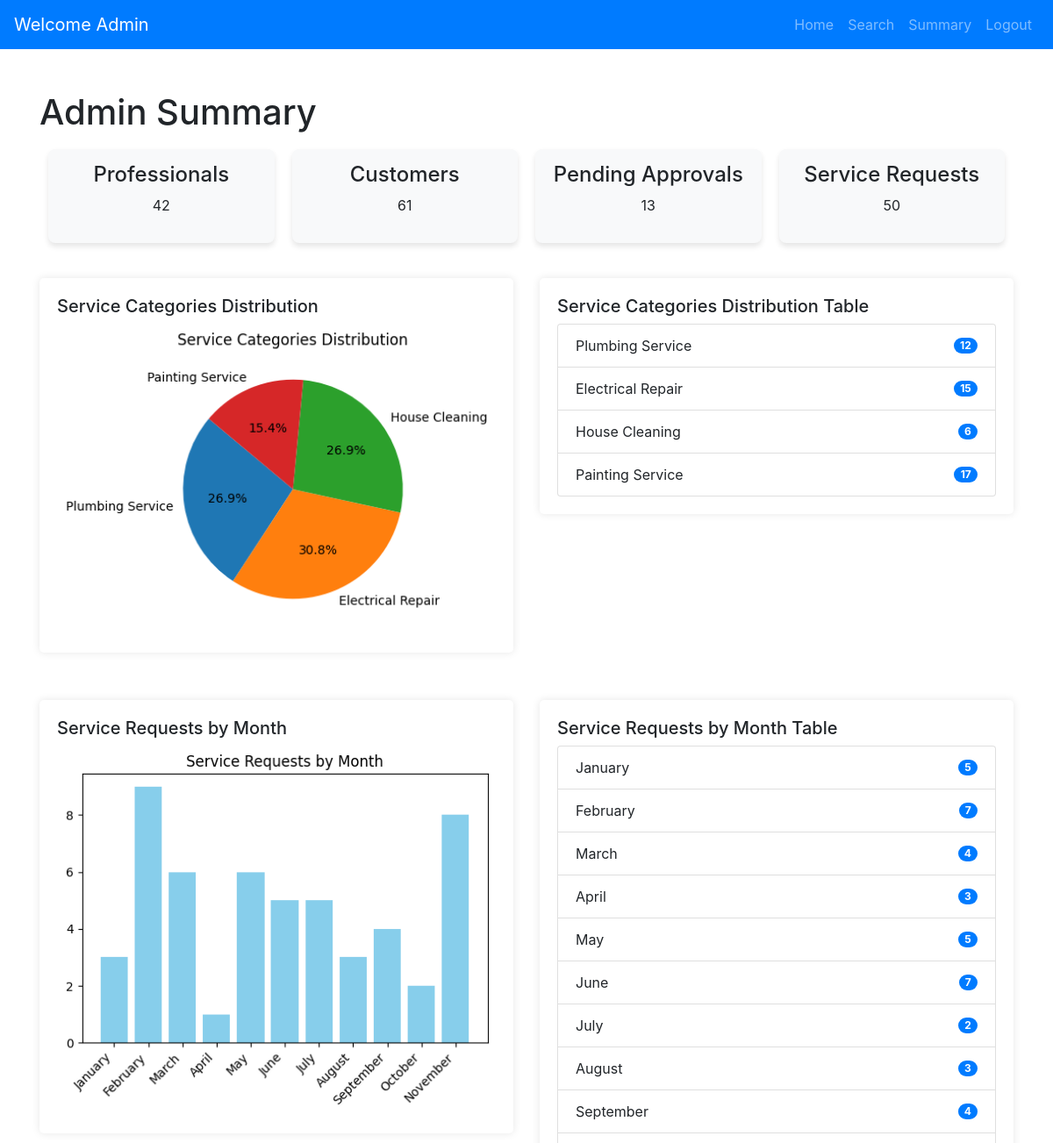
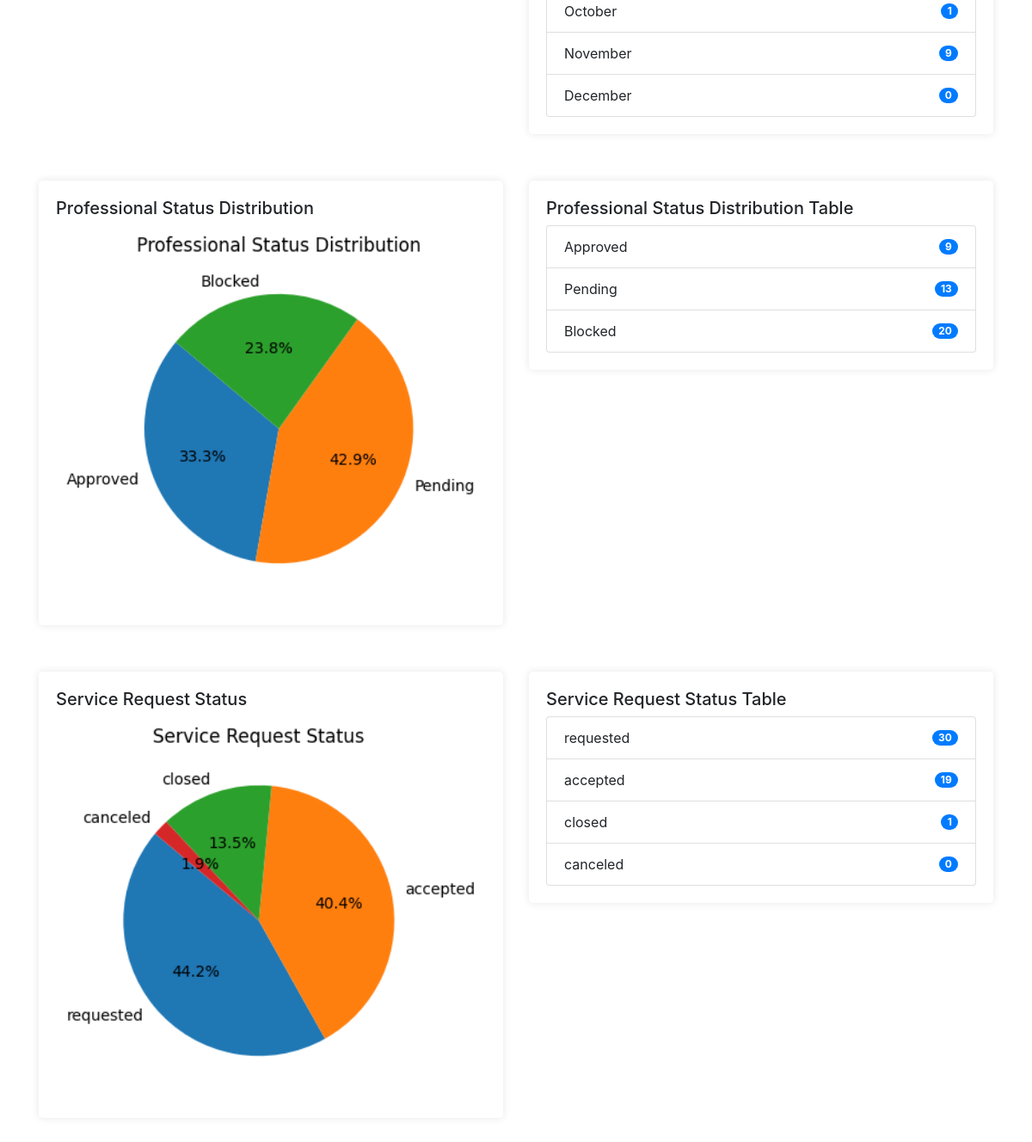
The page /admin_summary on the database its author committed (2 pictures, top to bottom).
### models.py (models this page shows)
class Service(db.Model):
    __tablename__ = 'services'
    id = db.Column(db.String(6), primary_key=True, default=generate_unique_id, unique=True)
    service_name = db.Column(db.String(100), nullable=False)
    service_description = db.Column(db.Text, nullable=True)
    price = db.Column(db.Float, nullable=False)
    duration = db.Column(db.Float, nullable=True)  # Use Float if you need fractional hours # Add duration (only date) column
    requests = db.relationship('Request', back_populates='service', lazy=True, passive_deletes=True)

### app.py (the view)
@app.route("/admin_summary")
def admin_summary():
    os.makedirs("static/charts", exist_ok=True)  # Ensure charts directory exists
    total_professionals = Professional.query.count()
    total_customers = Customer.query.count()
    total_requests = Request.query.count()
    pending_approvals = Professional.query.filter_by(status="pending").count()
    services = Service.query.all()
    service_category_distribution = {
        service.service_name: Request.query.filter_by(service_id=service.id).count() for service in services
    }
    service_category_chart = generate_chart(
        service_category_distribution, "pie", "Service Categories Distribution", "service_category.png"
    )
    months_order = [
        "January", "February", "March", "April", "May", "June",
        "July", "August", "September", "October", "November", "December",
    ]
    service_requests_by_month = {
        month: Request.query.filter(extract("month", Request.request_date) == idx + 1).count()
        for idx, month in enumerate(months_order)
    }
    requests_by_month_chart = generate_chart(
        service_requests_by_month, "bar", "Service Requests by Month", "requests_by_month.png"
    )
    professional_status_distribution = {
        "Approved": Professional.query.filter_by(status="approved").count(),
        "Pending": Professional.query.filter_by(status="pending").count(),
        "Blocked": Professional.query.filter_by(status="blocked").count(),
    }
    professional_status_chart = generate_chart(
        professional_status_distribution, "pie", "Professional Status Distribution", "professional_status.png"
    )
    service_request_status_distribution = {
        "requested": Request.query.filter_by(status="requested").count(),
        "accepted": Request.query.filter(
            Request.status.in_(["accepted", "in progress", "review pending", "pending", "assigned"])
        ).count(),
        "closed": Request.query.filter_by(status="closed").count(),
        "canceled": Request.query.filter_by(status="canceled").count(),
    }
    service_request_status_chart = generate_chart(
        service_request_status_distribution, "pie", "Service Request Status", "service_request_status.png"
    )
    return render_template(
        "admin/admin_summary.html",
        total_professionals=total_professionals,
        total_customers=total_customers,
        pending_approvals=pending_approvals,
        total_requests=total_requests,
        service_category_distribution=service_category_distribution,
        service_requests_by_month=service_requests_by_month,
        professional_status_distribution=professional_status_distribution,
        service_request_status_distribution=service_request_status_distribution,
        charts={
            "service_category": service_category_chart,
            "requests_by_month": requests_by_month_chart,
            "professional_status": professional_status_chart,
            "service_request_status": service_request_status_chart,
        },
    )

### app.py (called while the page is built, shortened)
def generate_chart(data, chart_type, title, filename):
    charts_dir = "static/charts"
    os.makedirs(charts_dir, exist_ok=True)
    valid_data = {k: v for k, v in data.items() if not np.isnan(v) and v > 0}
    plt.figure(figsize=(6, 4))
    if chart_type == "pie":
        plt.pie(valid_data.values(), labels=valid_data.keys(), autopct="%1.1f%%", startangle=140)
        plt.title(title)
    elif chart_type == "bar":
        plt.bar(valid_data.keys(), valid_data.values(), color="skyblue")
        plt.title(title)
        plt.xticks(rotation=45, ha="right")  # Rotate x-axis labels for better readability
    else:
        raise ValueError(f"Unsupported chart type: {chart_type}")
    filepath = os.path.join(charts_dir, filename)
    plt.savefig(filepath, bbox_inches="tight")
    plt.close()
    return filepath

### templates/admin/admin_summary.html (shortened to what this page needs)
<!DOCTYPE html>
<html lang="en">
<head>
    <link href="https://stackpath.bootstrapcdn.com/bootstrap/4.5.2/css/bootstrap.min.css" rel="stylesheet">
</head>
<body>
    {% extends 'base.html' %}
    {% block navbar %}
        {% include 'navbars/admin_navbar.html' %}
    {% endblock %}
    {% block content %}
    <div class="container mt-5">
        <h1>Admin Summary</h1>
        <div class="stats-row">
            <div class="stat-box">
                <h4>Professionals</h4>
                <p>{{ total_professionals }}</p>
            </div>
            <div class="stat-box">
                <h4>Customers</h4>
                <p>{{ total_customers }}</p>
            </div>
            <div class="stat-box">
                <h4>Pending Approvals</h4>
                <p>{{ pending_approvals }}</p>
            </div>
            <div class="stat-box">
                <h4>Service Requests</h4>
                <p>{{ total_requests }}</p>
            </div>
        </div>
        <div class="row">
            <div class="col-md-6">
                <div class="container-box">
                    <h5>Service Categories Distribution</h5>
                    {% if charts['service_category'] %}
                        <img src="{{ charts['service_category'] }}" alt="Service Categories Distribution" style="width: 100%; height: auto;">
                    {% else %}
                        <p>No data available.</p>
                    {% endif %}
                </div>
            </div>
            <div class="col-md-6">
                <div class="container-box">
                    <h5>Service Categories Distribution Table</h5>
                    <ul class="list-group">
                        {% for category, count in service_category_distribution.items() %}
                        <li class="list-group-item d-flex justify-content-between align-items-center">
                            {{ category }}
                            <span class="badge badge-primary badge-pill">{{ count }}</span>
                        </li>
                        {% endfor %}
                    </ul>
                </div>
            </div>
        </div>
             <div class="row mt-4">
                <div class="col-md-6">
                    <div class="container-box">
                        <h5>Service Requests by Month</h5>
                        {% if charts['requests_by_month'] %}
                            <img src="{{ charts['requests_by_month'] }}" alt="Service Requests by Month" style="width: 100%; height: auto;">
                        {% else %}
                            <p>No data available.</p>
                        {% endif %}
                    </div>
                </div>
                <div class="col-md-6">
                    <div class="container-box">
                        <h5>Service Requests by Month Table</h5>
                        <ul class="list-group">
                            {% for month, count in service_requests_by_month.items() %}
                            <li class="list-group-item d-flex justify-content-between align-items-center">
                                {{ month }}
                                <span class="badge badge-primary badge-pill">{{ count }}</span>
                            </li>
                            {% endfor %}
                        </ul>
                    </div>
                </div>
            </div>
        <div class="row mt-4">
            <div class="col-md-6">
                <div class="container-box">
                    <h5>Professional Status Distribution</h5>
                    {% if charts['professional_status'] %}
                        <img src="{{ charts['professional_status'] }}" alt="Professional Status Distribution" style="width: 100%; height: auto;">
                    {% else %}
                        <p>No data available.</p>
                    {% endif %}
                </div>
            </div>
            <div class="col-md-6">
                <div class="container-box">
                    <h5>Professional Status Distribution Table</h5>
                    <ul class="list-group">
                        {% for status, count in professional_status_distribution.items() %}
                        <li class="list-group-item d-flex justify-content-between align-items-center">
                            {{ status }}
                            <span class="badge badge-primary badge-pill">{{ count }}</span>
                        </li>
                        {% endfor %}
                    </ul>
                </div>
            </div>
        </div>
        <div class="row mt-4">
            <div class="col-md-6">
                <div class="container-box">
                    <h5>Service Request Status</h5>
                    {% if charts['service_request_status'] %}
                        <img src="{{ charts['service_request_status'] }}" alt="Service Request Status" style="width: 100%; height: auto;">
                    {% else %}
                        <p>No data available.</p>
                    {% endif %}
                </div>
            </div>
            <div class="col-md-6">
                <div class="container-box">
                    <h5>Service Request Status Table</h5>
                    <ul class="list-group">
                        {% for status, count in service_request_status_distribution.items() %}
                        <li class="list-group-item d-flex justify-content-between align-items-center">
                            {{ status }}
                            <span class="badge badge-primary badge-pill">{{ count }}</span>
                        {% endfor %}
                    </ul>
                </div>
            </div>
        </div>
    </div>
    {% endblock %}

### templates/admin/admin_summary.html (style rules this page uses)
body { font-family: Arial, sans-serif; background: #f7f8fc; margin: 0; padding: 0; }
.container-box { background-color: #ffffff; padding: 20px; border-radius: 5px; box-shadow: 0 0 10px rgba(0, 0, 0, 0.1); margin-bottom: 30px; }
.stats-row { display: flex; flex-wrap: wrap; justify-content: space-between; margin-bottom: 30px; }
.stat-box { background-color: #f8f9fa; padding: 15px; border-radius: 8px; text-align: center; box-shadow: 0 4px 6px rgba(0, 0, 0, 0.1); flex: 1; margin: 10px; transition: transform 0.2s ease, box-shadow 0.2s ease; }

### rows shown on the page
Service: service_name "Plumbing Service", count "12"
Service: service_name "Electrical Repair", count "15"
Service: service_name "House Cleaning", count "6"
Service: service_name "Painting Service", count "17"

### other values the page prints
{{ total_professionals }} "42"
{{ total_customers }} "61"
{{ pending_approvals }} "13"
{{ total_requests }} "50"
{{ month }} "January" "February" "March" "April" "May" "June" "July" "August" "September" "October" "November" "December"
{{ count }} "5" "7" "4" "3" "5" "7" "2" "3" "4" "1" "9" "0"
{{ status }} "Approved" "Pending" "Blocked"
{{ count }} "9" "13" "20"
{{ status }} "requested" "accepted" "closed" "canceled"
{{ count }} "30" "19" "1" "0"
